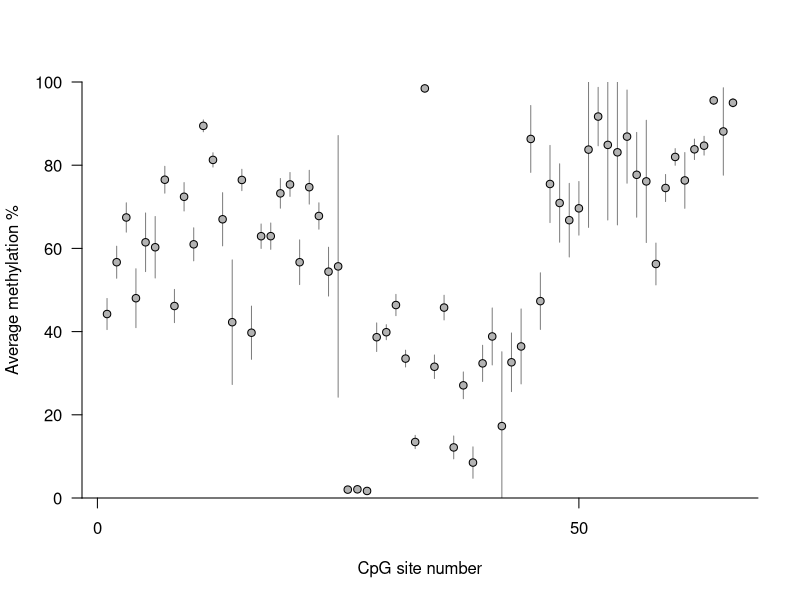
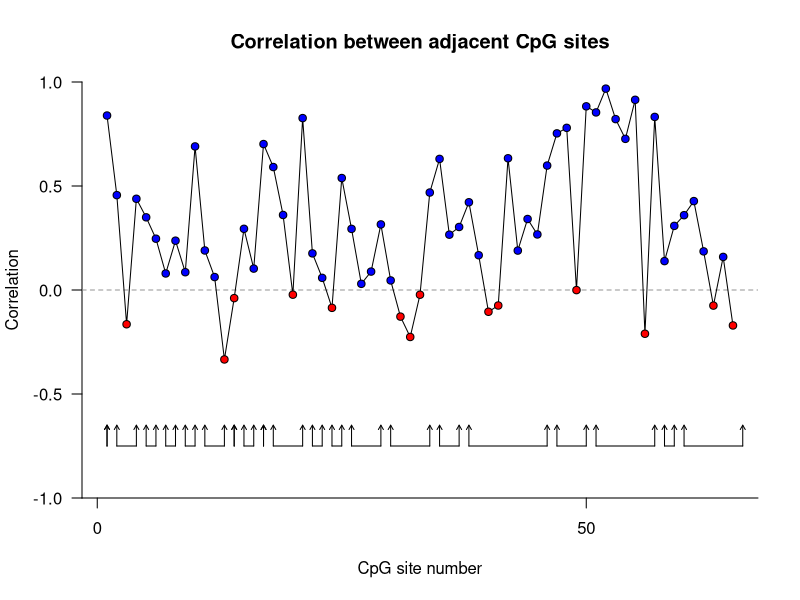
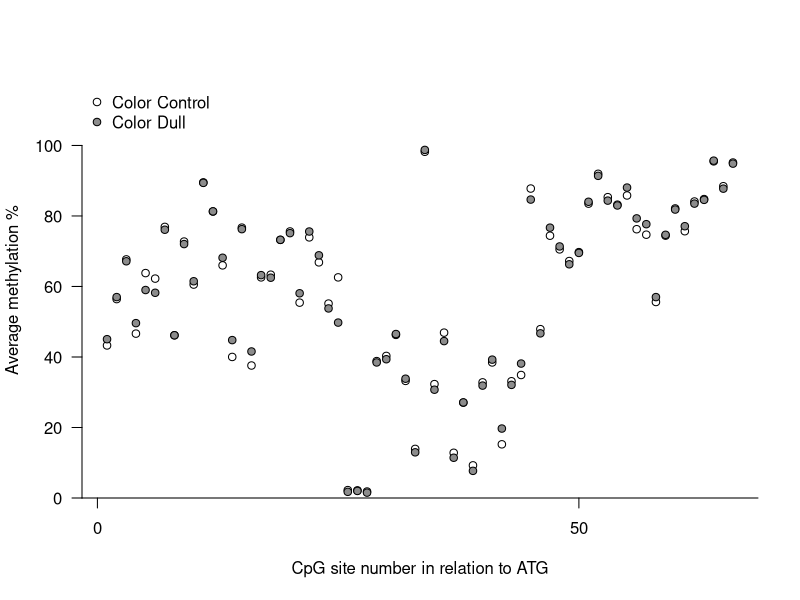
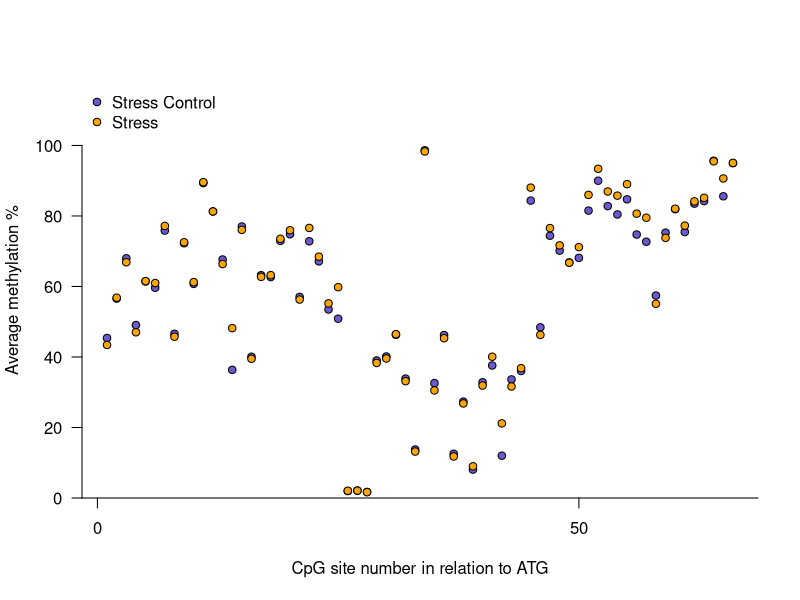
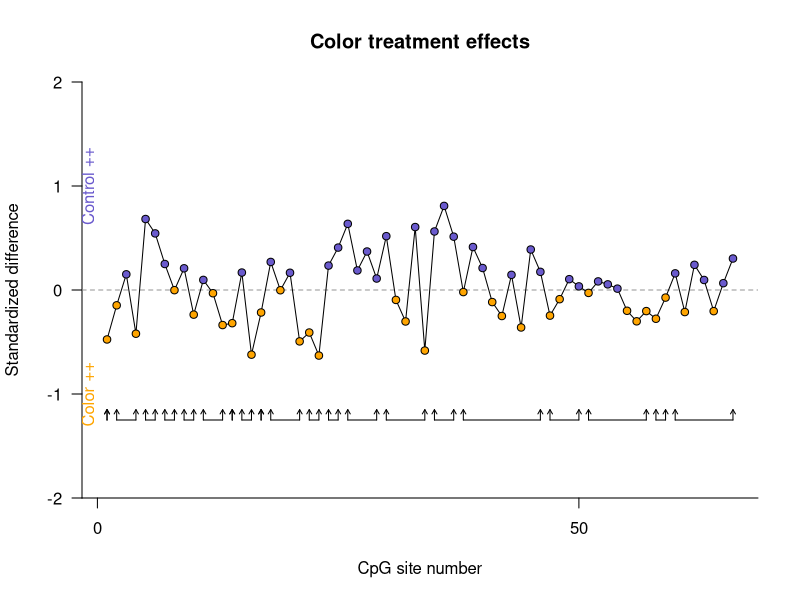
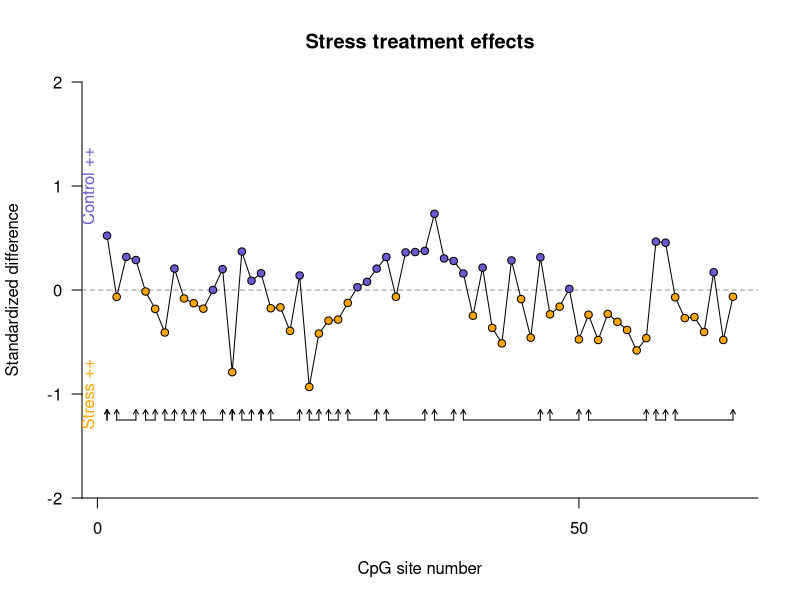
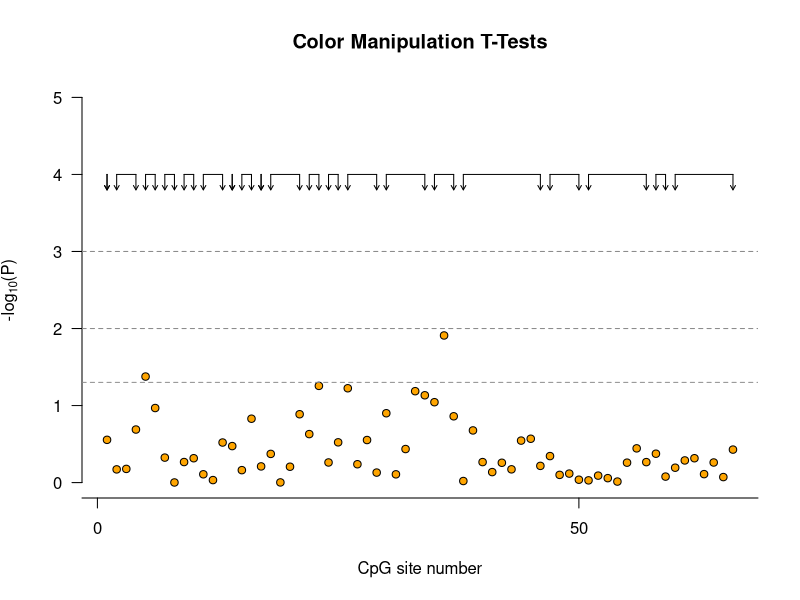
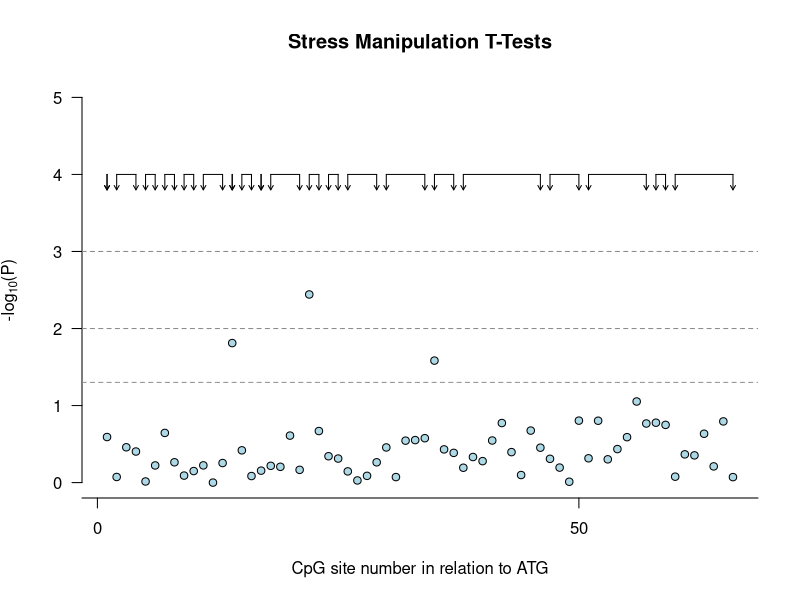

Recreate these plots in R, in order. (Note: this script raises an error after producing the figures.)
d<-read.delim("ASIP/Meth_Data.txt")
d2<-read.delim("ASIP/Align_to_ASIP.txt")

head(d2)
d2$Location<-seq(1,nrow(d2),1)

cpgnum<-66

library(car)

d$sresp1<-d$stress1-d$base1
d$sresp3<-d$stress3-d$base3
d$dresp1<-d$stress1-d$dex1
d$dresp3<-d$stress3-d$dex3
d$l_sresp1<-log(d$sresp1+6)
d$l_sresp3<-log(d$sresp3)
d$l_dresp1<-log(d$stress1)-log(d$dex1)
d$l_dresp3<-log(d$stress3)-log(d$dex3)

assays<-read.delim("ASIP/ASIP_Assay_Locs.txt")

head(assays)
# Make a barplot of percent methylation across the entire region sampled
	pdf("Output_Methylation_Profile_ASIP.pdf",width=9.5,height=4.6)
		par(fig=c(0,1,0,1))
		d3<-d2
		plot(d3$Location,d3$Meth,bty="n",ylim=c(0,100),pch=21,bg="gray70",xaxt="n",ylab="Average methylation %",
			xlab="CpG site number",type="n",las=2,yaxs="i")
		for(i in 1:nrow(d3)){
			lines(rep(d3$Location[i],2),c(d3$Meth[i]+d3$SD[i],d3$Meth[i]-d3$SD[i]),col="gray50")
		}
		points(d3$Location,d3$Meth,pch=21,bg="gray70")
		axis(1,at=c(-300,-250,-200,-150,-100,-50,0,50,100,150,200,250))
		abline(v=73.5,lty=2,col="red")

## Correlation along sites
	storagec<-rep(NA,cpgnum-1)
	for(i in 1:(cpgnum-1)){
		storagec[i]<-cor(d[,i+9],d[,i+10],use="pairwise.complete.obs")
	}

	colset<-rep(NA,cpgnum-1)
	for(i in 1:length(storagec)){
		ifelse(storagec[i]>0,colset[i]<-"blue",colset[i]<-"red")
		}

	plot(d3$Location[1:(cpgnum-1)],storagec,bty="n",ylim=c(-1,1),pch=21,bg="slateblue",xaxt="n",ylab="Correlation",
		xlab="CpG site number",type="n",las=2,yaxs="i",main="Correlation between adjacent CpG sites")
	abline(h=0,lty=2,col="gray60")
	lines(d3$Location[1:(cpgnum-1)],storagec)
	points(d3$Location[1:(cpgnum-1)],storagec,pch=21,bg=colset)

		axis(1,at=c(-300,-250,-200,-150,-100,-50,0,50,100,150,200,250))

	abline(v=73.5,lty=2,col="red")

	yer<- -.75
	len<- .1
	for(i in 1:nrow(assays)){
		arrows(assays$Start1[i],yer,y1=yer+len,angle=30,col="black",length=.05)
		arrows(assays$End1[i],yer,y1=yer+len,angle=30,col="black",length=.05)
		lines(c(assays$Start1[i],assays$End1[i]),rep(yer,2))
	}

## Color treatment
	par(fig=c(0,1,0,1))

	for(i in 1: cpgnum){
			d3$ColCont[i]<-mean(na.omit(subset(d[,i+8],d$Treat1=="Control")))
			d3$ColDull[i]<-mean(na.omit(subset(d[,i+8],d$Treat1=="Dull")))
			d3$StrCont[i]<-mean(na.omit(subset(d[,i+8],d$Treat2=="Control")))
			d3$Stress[i]<-mean(na.omit(subset(d[,i+8],d$Treat2=="Stress")))
	}

	plot(d3$Location,d3$ColCont,bty="n",ylim=c(0,118),pch=21,bg="white",xaxt="n",ylab="Average methylation %",
			xlab="CpG site number in relation to ATG",type="n",las=2,yaxs="i")
		#for(i in 1:nrow(d3)){
		#	lines(rep(d3$Location[i],2),c(d3$Meth[i]+d3$SD[i],d3$Meth[i]-d3$SD[i]),col="gray50")
		#}
		points(d3$Location,d3$ColCont,pch=21,bg="white")
		points(d3$Location,d3$ColDull,pch=21,bg="gray55")
		axis(1,at=c(-300,-250,-200,-150,-100,-50,0,50,100,150,200,250))
		lines(rep(-7.5,2),c(0,99),lty=2,col="red")
		abline(v=73.5,lty=2,col="red")

		legend("topleft",c("Color Control","Color Dull"),pch=c(21,21),pt.bg=c("white","gray55"),bty="n")


	plot(d3$Location,d3$StrCont,bty="n",ylim=c(0,118),pch=21,bg="white",xaxt="n",ylab="Average methylation %",
			xlab="CpG site number in relation to ATG",type="n",las=2,yaxs="i")
		#for(i in 1:nrow(d3)){
		#	lines(rep(d3$Location[i],2),c(d3$Meth[i]+d3$SD[i],d3$Meth[i]-d3$SD[i]),col="gray50")
		#}
		points(d3$Location,d3$StrCont,pch=21,bg="slateblue")
		points(d3$Location,d3$Stress,pch=21,bg="orange")
		axis(1,at=c(-300,-250,-200,-150,-100,-50,0,50,100,150,200,250))
		abline(v=73.5,lty=2,col="red")

		legend("topleft",c("Stress Control","Stress"),pch=c(21,21),pt.bg=c("slateblue","orange"),bty="n")

## Color treatment effect size
	par(fig=c(0,1,0,1))

	for(i in 1: cpgnum){
			d3$ColCont[i]<-mean(na.omit(subset(scale(d[,i+8]),d$Treat1=="Control")))
			d3$ColDull[i]<-mean(na.omit(subset(scale(d[,i+8]),d$Treat1=="Dull")))
			d3$StrCont[i]<-mean(na.omit(subset(scale(d[,i+8]),d$Treat2=="Control")))
			d3$Stress[i]<-mean(na.omit(subset(scale(d[,i+8]),d$Treat2=="Stress")))
	}



	d3$col.diff<-d3$ColCont-d3$ColDull
	d3$str.diff<-d3$StrCont-d3$Stress

	for(i in 1:nrow(d3)){
		ifelse(d3$col.diff[i]>0,d3$color[i]<-"slateblue",d3$color[i]<-"orange")
		}

	plot(d3$Location,d3$col.diff,bty="n",ylim=c(-2,2),pch=21,bg="slateblue",xaxt="n",ylab="Standardized difference",
		xlab="CpG site number",type="n",las=2,yaxs="i",main="Color treatment effects")
	abline(h=0,lty=2,col="gray60")
	lines(d3$Location,d3$col.diff)
	points(d3$Location,d3$col.diff,pch=21,bg=d3$color)

		axis(1,at=c(-300,-250,-200,-150,-100,-50,0,50,100,150,200,250))

	text(-1,1,"Control ++",col="slateblue",srt=90)
	text(-1,-1,"Color ++",col="orange",srt=90)

		abline(v=73.5,lty=2,col="red")

	yer<- -1.25
	len<- .1
	for(i in 1:nrow(assays)){
		arrows(assays$Start1[i],yer,y1=yer+len,angle=30,col="black",length=.05)
		arrows(assays$End1[i],yer,y1=yer+len,angle=30,col="black",length=.05)
		lines(c(assays$Start1[i],assays$End1[i]),rep(yer,2))
	}

	for(i in 1:nrow(d3)){
		ifelse(d3$str.diff[i]>0,d3$color[i]<-"slateblue",d3$color[i]<-"orange")
		}

	plot(d3$Location,d3$str.diff,bty="n",ylim=c(-2,2),pch=21,bg="slateblue",xaxt="n",ylab="Standardized difference",
		xlab="CpG site number",type="n",las=2,yaxs="i",main="Stress treatment effects")
	abline(h=0,lty=2,col="gray60")
	lines(d3$Location,d3$str.diff)
	points(d3$Location,d3$str.diff,pch=21,bg=d3$color)

		axis(1,at=c(-300,-250,-200,-150,-100,-50,0,50,100,150,200,250))

	text(-1,1,"Control ++",col="slateblue",srt=90)
	text(-1,-1,"Stress ++",col="orange",srt=90)

		yer<- -1.25
	len<- .1
	for(i in 1:nrow(assays)){
		arrows(assays$Start1[i],yer,y1=yer+len,angle=30,col="black",length=.05)
		arrows(assays$End1[i],yer,y1=yer+len,angle=30,col="black",length=.05)
		lines(c(assays$Start1[i],assays$End1[i]),rep(yer,2))
	}


## Make plot of one way t-tests for each predictor

	## Color manipulation treatment
		storagel<-rep(NA, cpgnum)
		storagep<-rep(NA, cpgnum)
		for(i in 1: cpgnum){
			test<-t.test(subset(d[,i+8],d$Treat1=="Control"),subset(d[,i+8],d$Treat1=="Dull"))
			storagel[i]<- -log(test$p.value,base=10)
			storagep[i]<-test$p.value
			}
		plot(d3$Location,storagel,pch=21,bg="orange",ylab=expression('-log'[10]*'(P)'),las=2,ylim=c(0,5),xaxt="n",
			xlab="CpG site number",bty="n",main="Color Manipulation T-Tests")
		axis(1,at=c(-300,-250,-200,-150,-100,-50,0,50,100,150,200,250))
		abline(h=1.30103,lty=2,col="gray55")
			text(-276,1.2,"P = 0.05",pos=3,col="gray35",cex=0.8)
		abline(h=2,lty=2,col="gray55")
			text(-276,1.9,"P = 0.01",pos=3,col="gray35",cex=0.8)
		abline(h=3,lty=2,col="gray55")
			text(-276,2.9,"P = 0.001",pos=3,col="gray35",cex=0.8)
			abline(v=73.5,lty=2,col="red")

			yer<- 4
	len<- -.2
	for(i in 1:nrow(assays)){
		arrows(assays$Start1[i],yer,y1=yer+len,angle=30,col="black",length=.05)
		arrows(assays$End1[i],yer,y1=yer+len,angle=30,col="black",length=.05)
		lines(c(assays$Start1[i],assays$End1[i]),rep(yer,2))
	}

	## Stress manipulation treatment
		storagel<-rep(NA, cpgnum)
		storagep<-rep(NA, cpgnum)
		for(i in 1: cpgnum){
			test<-t.test(subset(d[,i+8],d$Treat2=="Control"),subset(d[,i+8],d$Treat2=="Stress"))
			storagel[i]<- -log(test$p.value,base=10)
			storagep[i]<-test$p.value
			}
		plot(d3$Location,storagel,pch=21,bg="lightblue",ylab=expression('-log'[10]*'(P)'),las=2,ylim=c(0,5),xaxt="n",
			xlab="CpG site number in relation to ATG",bty="n",main="Stress Manipulation T-Tests")
		axis(1,at=c(-300,-250,-200,-150,-100,-50,0,50,100,150,200,250))
		abline(h=1.30103,lty=2,col="gray55")
			text(-276,1.2,"P = 0.05",pos=3,col="gray35",cex=0.8)
		abline(h=2,lty=2,col="gray55")
			text(-276,1.9,"P = 0.01",pos=3,col="gray35",cex=0.8)
		abline(h=3,lty=2,col="gray55")
			text(-276,2.9,"P = 0.001",pos=3,col="gray35",cex=0.8)
			abline(v=73.5,lty=2,col="red")

				yer<- 4
	len<- -.2
	for(i in 1:nrow(assays)){
		arrows(assays$Start1[i],yer,y1=yer+len,angle=30,col="black",length=.05)
		arrows(assays$End1[i],yer,y1=yer+len,angle=30,col="black",length=.05)
		lines(c(assays$Start1[i],assays$End1[i]),rep(yer,2))
	}

	## Age
		storagel<-rep(NA, cpgnum)
		storagep<-rep(NA, cpgnum)
		for(i in 1: cpgnum){
			test<-t.test(subset(d[,i+8],d$Age=="ASY"),subset(d[,i+8],d$Age=="SY"))
			storagel[i]<- -log(test$p.value,base=10)
			storagep[i]<-test$p.value
			}
		plot(d3$Location,storagel,pch=21,bg="yellow",ylab=expression('-log'[10]*'(P)'),las=2,ylim=c(0,5),xaxt="n",
			xlab="CpG site number in relation to ATG",bty="n",main="Age T-Tests")
		axis(1,at=c(-300,-250,-200,-150,-100,-50,0,50,100,150,200,250))
		abline(h=1.30103,lty=2,col="gray55")
			text(-276,1.2,"P = 0.05",pos=3,col="gray35",cex=0.8)
		abline(h=2,lty=2,col="gray55")
			text(-276,1.9,"P = 0.01",pos=3,col="gray35",cex=0.8)
		abline(h=3,lty=2,col="gray55")
			text(-276,2.9,"P = 0.001",pos=3,col="gray35",cex=0.8)
		abline(v=73.5,lty=2,col="red")

					yer<- 4
	len<- -.2
	for(i in 1:nrow(assays)){
		arrows(assays$Start1[i],yer,y1=yer+len,angle=30,col="black",length=.05)
		arrows(assays$End1[i],yer,y1=yer+len,angle=30,col="black",length=.05)
		lines(c(assays$Start1[i],assays$End1[i]),rep(yer,2))
	}

	## breast brightness regression
		storagel<-rep(NA, cpgnum)
		storagep<-rep(NA, cpgnum)
		storagee<-rep(NA,cpgnum)
		for(i in 1: cpgnum){
			test<-lm(d[,i+8]~d$b.bright)
			test2<-lm(scale(d[,i+8])~scale(d$b.bright))
			storagel[i]<- -log(summary(test)$coefficients[8],base=10)
			storagep[i]<-summary(test)$coefficients[8]
			storagee[i]<-coef(test2)[2]
				}
		plot(d3$Location,storagel,pch=21,bg="gray50",ylab=expression('-log'[10]*'(P)'),las=2,ylim=c(0,5),xaxt="n",
			xlab="CpG site number in relation to ATG",bty="n",main="Breast Brightness Regression")
		axis(1,at=c(-300,-250,-200,-150,-100,-50,0,50,100,150,200,250))
		abline(h=1.30103,lty=2,col="gray55")
			text(-276,1.2,"P = 0.05",pos=3,col="gray35",cex=0.8)
		abline(h=2,lty=2,col="gray55")
			text(-276,1.9,"P = 0.01",pos=3,col="gray35",cex=0.8)
		abline(h=3,lty=2,col="gray55")
			text(-276,2.9,"P = 0.001",pos=3,col="gray35",cex=0.8)
			abline(v=73.5,lty=2,col="red")


					colset<-rep(NA,length(storagee))
		for(i in 1:length(storagee)){
			ifelse(storagee[i]>0,colset[i]<-"slateblue",colset[i]<-"orange")
		}
		plot(d3$Location,storagee,pch=21,bg=colset,ylim=c(-2,2),ylab="Standardized difference",xlab="CpG number",
			xaxt="n",bty="n",main="Stress 3 Effects",las=2,type="n",yaxs="i")
		lines(d3$Location,storagee)
		points(d3$Location,storagee,pch=21,bg=colset)
		axis(1,at=c(-300,-250,-200,-150,-100,-50,0,50,100,150,200,250))
		abline(v=73.5,lty=2,col="red")
		abline(h=0,lty=2,col="gray60")

		text(-2,1,"Higher SC ++",col="slateblue",srt=90)
		text(-2,-1,"Lower SC ++",col="orange",srt=90)

						yer<- -1
	len<- .1
	for(i in 1:nrow(assays)){
		arrows(assays$Start1[i],yer,y1=yer+len,angle=30,col="black",length=.05)
		arrows(assays$End1[i],yer,y1=yer+len,angle=30,col="black",length=.05)
		lines(c(assays$Start1[i],assays$End1[i]),rep(yer,2))
	}

	## base cort 1
		storagel<-rep(NA, cpgnum)
		storagep<-rep(NA, cpgnum)
		for(i in 1: cpgnum){
			test<-lm(d[,i+8]~d$base1)
			storagel[i]<- -log(summary(test)$coefficients[8],base=10)
			storagep[i]<-summary(test)$coefficients[8]
				}
		plot(d3$Location,storagel,pch=21,bg="gray50",ylab=expression('-log'[10]*'(P)'),las=2,ylim=c(0,5),xaxt="n",
			xlab="CpG site number in relation to ATG",bty="n",main="Base Cort 1")
		axis(1,at=c(-300,-250,-200,-150,-100,-50,0,50,100,150,200,250))
		abline(h=1.30103,lty=2,col="gray55")
			text(-276,1.2,"P = 0.05",pos=3,col="gray35",cex=0.8)
		abline(h=2,lty=2,col="gray55")
			text(-276,1.9,"P = 0.01",pos=3,col="gray35",cex=0.8)
		abline(h=3,lty=2,col="gray55")
			text(-276,2.9,"P = 0.001",pos=3,col="gray35",cex=0.8)
			abline(v=73.5,lty=2,col="red")

	## stress cort 1
		storagel<-rep(NA, cpgnum)
		storagep<-rep(NA, cpgnum)
		for(i in 1: cpgnum){
			test<-lm(d[,i+8]~d$stress1)
			storagel[i]<- -log(summary(test)$coefficients[8],base=10)
			storagep[i]<-summary(test)$coefficients[8]
				}
		plot(d3$Location,storagel,pch=21,bg="gray50",ylab=expression('-log'[10]*'(P)'),las=2,ylim=c(0,5),xaxt="n",
			xlab="CpG site number in relation to ATG",bty="n",main="Stress Cort 1")
		axis(1,at=c(-300,-250,-200,-150,-100,-50,0,50,100,150,200,250))
		abline(h=1.30103,lty=2,col="gray55")
			text(-276,1.2,"P = 0.05",pos=3,col="gray35",cex=0.8)
		abline(h=2,lty=2,col="gray55")
			text(-276,1.9,"P = 0.01",pos=3,col="gray35",cex=0.8)
		abline(h=3,lty=2,col="gray55")
			text(-276,2.9,"P = 0.001",pos=3,col="gray35",cex=0.8)
			abline(v=73.5,lty=2,col="red")

	## dex cort 1
		storagel<-rep(NA, cpgnum)
		storagep<-rep(NA, cpgnum)
		for(i in 1: cpgnum){
			test<-lm(d[,i+8]~d$dex1)
			storagel[i]<- -log(summary(test)$coefficients[8],base=10)
			storagep[i]<-summary(test)$coefficients[8]
				}
		plot(d3$Location,storagel,pch=21,bg="gray50",ylab=expression('-log'[10]*'(P)'),las=2,ylim=c(0,5),xaxt="n",
			xlab="CpG site number in relation to ATG",bty="n",main="Dex Cort 1")
		axis(1,at=c(-300,-250,-200,-150,-100,-50,0,50,100,150,200,250))
		abline(h=1.30103,lty=2,col="gray55")
			text(-276,1.2,"P = 0.05",pos=3,col="gray35",cex=0.8)
		abline(h=2,lty=2,col="gray55")
			text(-276,1.9,"P = 0.01",pos=3,col="gray35",cex=0.8)
		abline(h=3,lty=2,col="gray55")
			text(-276,2.9,"P = 0.001",pos=3,col="gray35",cex=0.8)
			abline(v=73.5,lty=2,col="red")

	## base cort 2
		storagel<-rep(NA, cpgnum)
		storagep<-rep(NA, cpgnum)
		for(i in 1: cpgnum){
			test<-lm(d[,i+8]~d$base2)
			storagel[i]<- -log(summary(test)$coefficients[8],base=10)
			storagep[i]<-summary(test)$coefficients[8]
				}
		plot(d3$Location,storagel,pch=21,bg="gray50",ylab=expression('-log'[10]*'(P)'),las=2,ylim=c(0,5),xaxt="n",
			xlab="CpG site number in relation to ATG",bty="n",main="Base Cort 2")
		axis(1,at=c(-300,-250,-200,-150,-100,-50,0,50,100,150,200,250))
		abline(h=1.30103,lty=2,col="gray55")
			text(-276,1.2,"P = 0.05",pos=3,col="gray35",cex=0.8)
		abline(h=2,lty=2,col="gray55")
			text(-276,1.9,"P = 0.01",pos=3,col="gray35",cex=0.8)
		abline(h=3,lty=2,col="gray55")
			text(-276,2.9,"P = 0.001",pos=3,col="gray35",cex=0.8)
			abline(v=73.5,lty=2,col="red")

	## base cort 3
		storagel<-rep(NA, cpgnum)
		storagep<-rep(NA, cpgnum)
		for(i in 1: cpgnum){
			test<-lm(d[,i+8]~d$base3)
			storagel[i]<- -log(summary(test)$coefficients[8],base=10)
			storagep[i]<-summary(test)$coefficients[8]
				}
		plot(d3$Location,storagel,pch=21,bg="gray50",ylab=expression('-log'[10]*'(P)'),las=2,ylim=c(0,5),xaxt="n",
			xlab="CpG site number in relation to ATG",bty="n",main="Base Cort 3")
		axis(1,at=c(-300,-250,-200,-150,-100,-50,0,50,100,150,200,250))
		abline(h=1.30103,lty=2,col="gray55")
			text(-276,1.2,"P = 0.05",pos=3,col="gray35",cex=0.8)
		abline(h=2,lty=2,col="gray55")
			text(-276,1.9,"P = 0.01",pos=3,col="gray35",cex=0.8)
		abline(h=3,lty=2,col="gray55")
			text(-276,2.9,"P = 0.001",pos=3,col="gray35",cex=0.8)
			abline(v=73.5,lty=2,col="red")

	## stress cort 3
		storagel<-rep(NA, cpgnum)
		storagep<-rep(NA, cpgnum)
		storagee<-rep(NA,cpgnum)
		for(i in 1: cpgnum){
			test<-lm(d[,i+8]~d$stress3)
			test2<-lm(scale(d[,i+8])~scale(d$stress3))
			storagel[i]<- -log(summary(test)$coefficients[8],base=10)
			storagep[i]<-summary(test)$coefficients[8]
			storagee[i]<-coef(test2)[2]
				}
		plot(d3$Location,storagel,pch=21,bg="gray50",ylab=expression('-log'[10]*'(P)'),las=2,ylim=c(0,5),xaxt="n",
			xlab="CpG site number in relation to ATG",bty="n",main="Stress Cort 3")
		axis(1,at=c(-300,-250,-200,-150,-100,-50,0,50,100,150,200,250))
		abline(h=1.30103,lty=2,col="gray55")
			text(-276,1.2,"P = 0.05",pos=3,col="gray35",cex=0.8)
		abline(h=2,lty=2,col="gray55")
			text(-276,1.9,"P = 0.01",pos=3,col="gray35",cex=0.8)
		abline(h=3,lty=2,col="gray55")
			text(-276,2.9,"P = 0.001",pos=3,col="gray35",cex=0.8)
			abline(v=73.5,lty=2,col="red")

		for(i in 1:nrow(assays)){
		arrows(assays$Start1[i],yer,y1=yer+len,angle=30,col="black",length=.05)
		arrows(assays$End1[i],yer,y1=yer+len,angle=30,col="black",length=.05)
		lines(c(assays$Start1[i],assays$End1[i]),rep(yer,2))
	}

				colset<-rep(NA,length(storagee))
		for(i in 1:length(storagee)){
			ifelse(storagee[i]>0,colset[i]<-"slateblue",colset[i]<-"orange")
		}
		plot(d3$Location,storagee,pch=21,bg=colset,ylim=c(-2,2),ylab="Standardized difference",xlab="CpG number",
			xaxt="n",bty="n",main="Stress 3 Effects",las=2,type="n",yaxs="i")
		lines(d3$Location,storagee)
		points(d3$Location,storagee,pch=21,bg=colset)
		axis(1,at=c(-300,-250,-200,-150,-100,-50,0,50,100,150,200,250))
		abline(v=73.5,lty=2,col="red")
		abline(h=0,lty=2,col="gray60")

		text(-2,1,"Higher SC ++",col="slateblue",srt=90)
		text(-2,-1,"Lower SC ++",col="orange",srt=90)

						yer<- -1
	len<- .1
	for(i in 1:nrow(assays)){
		arrows(assays$Start1[i],yer,y1=yer+len,angle=30,col="black",length=.05)
		arrows(assays$End1[i],yer,y1=yer+len,angle=30,col="black",length=.05)
		lines(c(assays$Start1[i],assays$End1[i]),rep(yer,2))
	}


	## dex cort 3
		storagel<-rep(NA, cpgnum)
		storagep<-rep(NA, cpgnum)
		for(i in 1: cpgnum){
			test<-lm(d[,i+8]~d$dex3)
			storagel[i]<- -log(summary(test)$coefficients[8],base=10)
			storagep[i]<-summary(test)$coefficients[8]
				}
		plot(d3$Location,storagel,pch=21,bg="gray50",ylab=expression('-log'[10]*'(P)'),las=2,ylim=c(0,5),xaxt="n",
			xlab="CpG site number in relation to ATG",bty="n",main="Dex Cort 3")
		axis(1,at=c(-300,-250,-200,-150,-100,-50,0,50,100,150,200,250))
		abline(h=1.30103,lty=2,col="gray55")
			text(-276,1.2,"P = 0.05",pos=3,col="gray35",cex=0.8)
		abline(h=2,lty=2,col="gray55")
			text(-276,1.9,"P = 0.01",pos=3,col="gray35",cex=0.8)
		abline(h=3,lty=2,col="gray55")
			text(-276,2.9,"P = 0.001",pos=3,col="gray35",cex=0.8)
			abline(v=73.5,lty=2,col="red")

	## sresp1
		storagel<-rep(NA, cpgnum)
		storagep<-rep(NA, cpgnum)
		for(i in 1: cpgnum){
			test<-lm(d[,i+8]~d$sresp1)
			storagel[i]<- -log(summary(test)$coefficients[8],base=10)
			storagep[i]<-summary(test)$coefficients[8]
				}
		plot(d3$Location,storagel,pch=21,bg="gray50",ylab=expression('-log'[10]*'(P)'),las=2,ylim=c(0,5),xaxt="n",
			xlab="CpG site number in relation to ATG",bty="n",main="Stress response 1")
		axis(1,at=c(-300,-250,-200,-150,-100,-50,0,50,100,150,200,250))
		abline(h=1.30103,lty=2,col="gray55")
			text(-276,1.2,"P = 0.05",pos=3,col="gray35",cex=0.8)
		abline(h=2,lty=2,col="gray55")
			text(-276,1.9,"P = 0.01",pos=3,col="gray35",cex=0.8)
		abline(h=3,lty=2,col="gray55")
			text(-276,2.9,"P = 0.001",pos=3,col="gray35",cex=0.8)
			abline(v=73.5,lty=2,col="red")

	## sresp1
		storagel<-rep(NA, cpgnum)
		storagep<-rep(NA, cpgnum)
		for(i in 1: cpgnum){
			test<-lm(d[,i+8]~d$sresp3)
			storagel[i]<- -log(summary(test)$coefficients[8],base=10)
			storagep[i]<-summary(test)$coefficients[8]
				}
		plot(d3$Location,storagel,pch=21,bg="gray50",ylab=expression('-log'[10]*'(P)'),las=2,ylim=c(0,5),xaxt="n",
			xlab="CpG site number in relation to ATG",bty="n",main="Stress response 3")
		axis(1,at=c(-300,-250,-200,-150,-100,-50,0,50,100,150,200,250))
		abline(h=1.30103,lty=2,col="gray55")
			text(-276,1.2,"P = 0.05",pos=3,col="gray35",cex=0.8)
		abline(h=2,lty=2,col="gray55")
			text(-276,1.9,"P = 0.01",pos=3,col="gray35",cex=0.8)
		abline(h=3,lty=2,col="gray55")
			text(-276,2.9,"P = 0.001",pos=3,col="gray35",cex=0.8)
			abline(v=73.5,lty=2,col="red")

	## log sresp1
		storagel<-rep(NA, cpgnum)
		storagep<-rep(NA, cpgnum)
		for(i in 1: cpgnum){
			test<-lm(d[,i+8]~d$l_sresp1)
			storagel[i]<- -log(summary(test)$coefficients[8],base=10)
			storagep[i]<-summary(test)$coefficients[8]
				}
		plot(d3$Location,storagel,pch=21,bg="gray50",ylab=expression('-log'[10]*'(P)'),las=2,ylim=c(0,5),xaxt="n",
			xlab="CpG site number in relation to ATG",bty="n",main="Log Stress response 1")
		axis(1,at=c(-300,-250,-200,-150,-100,-50,0,50,100,150,200,250))
		abline(h=1.30103,lty=2,col="gray55")
			text(-276,1.2,"P = 0.05",pos=3,col="gray35",cex=0.8)
		abline(h=2,lty=2,col="gray55")
			text(-276,1.9,"P = 0.01",pos=3,col="gray35",cex=0.8)
		abline(h=3,lty=2,col="gray55")
			text(-276,2.9,"P = 0.001",pos=3,col="gray35",cex=0.8)
			abline(v=73.5,lty=2,col="red")

	## log sresp3
		storagel<-rep(NA, cpgnum)
		storagep<-rep(NA, cpgnum)
		for(i in 1: cpgnum){
			test<-lm(d[,i+8]~d$l_sresp3)
			storagel[i]<- -log(summary(test)$coefficients[8],base=10)
			storagep[i]<-summary(test)$coefficients[8]
				}
		plot(d3$Location,storagel,pch=21,bg="gray50",ylab=expression('-log'[10]*'(P)'),las=2,ylim=c(0,5),xaxt="n",
			xlab="CpG site number in relation to ATG",bty="n",main="Log Stress response 3")
		axis(1,at=c(-300,-250,-200,-150,-100,-50,0,50,100,150,200,250))
		abline(h=1.30103,lty=2,col="gray55")
			text(-276,1.2,"P = 0.05",pos=3,col="gray35",cex=0.8)
		abline(h=2,lty=2,col="gray55")
			text(-276,1.9,"P = 0.01",pos=3,col="gray35",cex=0.8)
		abline(h=3,lty=2,col="gray55")
			text(-276,2.9,"P = 0.001",pos=3,col="gray35",cex=0.8)
			abline(v=73.5,lty=2,col="red")

	## dresp1
		storagel<-rep(NA, cpgnum)
		storagep<-rep(NA, cpgnum)
		for(i in 1: cpgnum){
			test<-lm(d[,i+8]~d$dresp1)
			storagel[i]<- -log(summary(test)$coefficients[8],base=10)
			storagep[i]<-summary(test)$coefficients[8]
				}
		plot(d3$Location,storagel,pch=21,bg="gray50",ylab=expression('-log'[10]*'(P)'),las=2,ylim=c(0,5),xaxt="n",
			xlab="CpG site number in relation to ATG",bty="n",main="Dex response 1")
		axis(1,at=c(-300,-250,-200,-150,-100,-50,0,50,100,150,200,250))
		abline(h=1.30103,lty=2,col="gray55")
			text(-276,1.2,"P = 0.05",pos=3,col="gray35",cex=0.8)
		abline(h=2,lty=2,col="gray55")
			text(-276,1.9,"P = 0.01",pos=3,col="gray35",cex=0.8)
		abline(h=3,lty=2,col="gray55")
			text(-276,2.9,"P = 0.001",pos=3,col="gray35",cex=0.8)
			abline(v=73.5,lty=2,col="red")

	## dresp3
		storagel<-rep(NA, cpgnum)
		storagep<-rep(NA, cpgnum)
		for(i in 1: cpgnum){
			test<-lm(d[,i+8]~d$dresp3)
			storagel[i]<- -log(summary(test)$coefficients[8],base=10)
			storagep[i]<-summary(test)$coefficients[8]
				}
		plot(d3$Location,storagel,pch=21,bg="gray50",ylab=expression('-log'[10]*'(P)'),las=2,ylim=c(0,5),xaxt="n",
			xlab="CpG site number in relation to ATG",bty="n",main="Dex response 3")
		axis(1,at=c(-300,-250,-200,-150,-100,-50,0,50,100,150,200,250))
		abline(h=1.30103,lty=2,col="gray55")
			text(-276,1.2,"P = 0.05",pos=3,col="gray35",cex=0.8)
		abline(h=2,lty=2,col="gray55")
			text(-276,1.9,"P = 0.01",pos=3,col="gray35",cex=0.8)
		abline(h=3,lty=2,col="gray55")
			text(-276,2.9,"P = 0.001",pos=3,col="gray35",cex=0.8)
			abline(v=73.5,lty=2,col="red")

	## log dresp1
		storagel<-rep(NA, cpgnum)
		storagep<-rep(NA, cpgnum)
		for(i in 1: cpgnum){
			test<-lm(d[,i+8]~d$l_dresp1)
			storagel[i]<- -log(summary(test)$coefficients[8],base=10)
			storagep[i]<-summary(test)$coefficients[8]
				}
		plot(d3$Location,storagel,pch=21,bg="gray50",ylab=expression('-log'[10]*'(P)'),las=2,ylim=c(0,5.5),xaxt="n",
			xlab="CpG site number in relation to ATG",bty="n",main="Log Dex response 1")
		axis(1,at=c(-300,-250,-200,-150,-100,-50,0,50,100,150,200,250))
		abline(h=1.30103,lty=2,col="gray55")
			text(-276,1.2,"P = 0.05",pos=3,col="gray35",cex=0.8)
		abline(h=2,lty=2,col="gray55")
			text(-276,1.9,"P = 0.01",pos=3,col="gray35",cex=0.8)
		abline(h=3,lty=2,col="gray55")
			text(-276,2.9,"P = 0.001",pos=3,col="gray35",cex=0.8)
			abline(v=73.5,lty=2,col="red")

	## log dresp3
		storagel<-rep(NA, cpgnum)
		storagep<-rep(NA, cpgnum)
		for(i in 1: cpgnum){
			test<-lm(d[,i+8]~d$l_dresp3)
			storagel[i]<- -log(summary(test)$coefficients[8],base=10)
			storagep[i]<-summary(test)$coefficients[8]
				}
		plot(d3$Location,storagel,pch=21,bg="gray50",ylab=expression('-log'[10]*'(P)'),las=2,ylim=c(0,5),xaxt="n",
			xlab="CpG site number in relation to ATG",bty="n",main="Log Dex response 3")
		axis(1,at=c(-300,-250,-200,-150,-100,-50,0,50,100,150,200,250))
		abline(h=1.30103,lty=2,col="gray55")
			text(-276,1.2,"P = 0.05",pos=3,col="gray35",cex=0.8)
		abline(h=2,lty=2,col="gray55")
			text(-276,1.9,"P = 0.01",pos=3,col="gray35",cex=0.8)
		abline(h=3,lty=2,col="gray55")
			text(-276,2.9,"P = 0.001",pos=3,col="gray35",cex=0.8)
			abline(v=73.5,lty=2,col="red")

## Run as more complicated models

	# main effects base, stress, dex capture 1
		storagel1<-rep(NA, cpgnum)
		storagel2<-rep(NA, cpgnum)
		storagel3<-rep(NA, cpgnum)

		for(i in 1: cpgnum){
			test<-summary(lm(d[,i+8]~d$base1+d$stress1+d$dex1))
			storagel1[i]<- -log(test$coefficients[2,4],base=10)
			storagel2[i]<- -log(test$coefficients[3,4],base=10)
			storagel3[i]<- -log(test$coefficients[4,4],base=10)
				}
		plot(d3$Location,storagel1,pch=21,bg="orange",ylab=expression('-log'[10]*'(P)'),las=2,ylim=c(0,4.5),xaxt="n",
			xlab="CpG site number in relation to ATG",bty="n",main="Stress series 1")
		points(d3$Location+0.1,storagel2,pch=21,bg="lightblue")
		points(d3$Location-0.1,storagel3,pch=21,bg="violet")
		axis(1,at=c(-300,-250,-200,-150,-100,-50,0,50,100,150,200,250))
		abline(h=1.30103,lty=2,col="gray55")
			text(-276,1.2,"P = 0.05",pos=3,col="gray35",cex=0.8)
		abline(h=2,lty=2,col="gray55")
			text(-276,1.9,"P = 0.01",pos=3,col="gray35",cex=0.8)
		abline(h=3,lty=2,col="gray55")
			text(-276,2.9,"P = 0.001",pos=3,col="gray35",cex=0.8)
			abline(v=73.5,lty=2,col="red")

		legend("topright",c("Base","Stress","Dex"),pch=21,
			pt.bg=c("orange","lightblue","violet"),bty="n")

	# Interaction between base, stress, dex
		storagel1<-rep(NA, cpgnum)
		storagel2<-rep(NA, cpgnum)
		storagel3<-rep(NA, cpgnum)
		storagel4<-rep(NA, cpgnum)
		storagel5<-rep(NA, cpgnum)
		storagel6<-rep(NA, cpgnum)
		for(i in 1: cpgnum){
			test<-summary(lm(d[,i+8]~d$base1*d$stress1+d$base1*d$dex1+d$stress1*d$dex1))
			storagel1[i]<- -log(test$coefficients[2,4],base=10)
			storagel2[i]<- -log(test$coefficients[3,4],base=10)
			storagel3[i]<- -log(test$coefficients[4,4],base=10)
			storagel4[i]<- -log(test$coefficients[5,4],base=10)
			storagel5[i]<- -log(test$coefficients[6,4],base=10)
			storagel6[i]<- -log(test$coefficients[7,4],base=10)
				}
		plot(d3$Location,storagel1,pch=21,bg="orange",ylab=expression('-log'[10]*'(P)'),las=2,ylim=c(0,4),xaxt="n",
			xlab="CpG site number in relation to ATG",bty="n",main="Stress series 1 with interactions")
		points(d3$Location+0.1,storagel2,pch=21,bg="lightblue")
		points(d3$Location-0.1,storagel3,pch=21,bg="violet")
		points(d3$Location+0.1,storagel4,pch=21,bg="gray")
		points(d3$Location-0.1,storagel5,pch=21,bg="white")
		points(d3$Location-0.1,storagel6,pch=21,bg="pink")
		axis(1,at=c(-300,-250,-200,-150,-100,-50,0,50,100,150,200,250))
		abline(h=1.30103,lty=2,col="gray55")
			text(-276,1.2,"P = 0.05",pos=3,col="gray35",cex=0.8)
		abline(h=2,lty=2,col="gray55")
			text(-276,1.9,"P = 0.01",pos=3,col="gray35",cex=0.8)
		abline(h=3,lty=2,col="gray55")
			text(-276,2.9,"P = 0.001",pos=3,col="gray35",cex=0.8)
			abline(v=73.5,lty=2,col="red")

		legend("topright",c("Base","Stress","Dex","Base*Stress","Base*Dex","Stress*Dex"),pch=21,
			pt.bg=c("orange","lightblue","violet","gray","white","pink"),bty="n")

	# main effects base, stress, dex capture 2
		storagel1<-rep(NA, cpgnum)
		storagel2<-rep(NA, cpgnum)
		storagel3<-rep(NA, cpgnum)

		for(i in 1: cpgnum){
			test<-summary(lm(d[,i+8]~d$base3+d$stress3+d$dex3))
			storagel1[i]<- -log(test$coefficients[2,4],base=10)
			storagel2[i]<- -log(test$coefficients[3,4],base=10)
			storagel3[i]<- -log(test$coefficients[4,4],base=10)
				}
		plot(d3$Location,storagel1,pch=21,bg="orange",ylab=expression('-log'[10]*'(P)'),las=2,ylim=c(0,4.5),xaxt="n",
			xlab="CpG site number in relation to ATG",bty="n",main="Stress series 3")
		points(d3$Location+0.1,storagel2,pch=21,bg="lightblue")
		points(d3$Location-0.1,storagel3,pch=21,bg="violet")
		axis(1,at=c(-300,-250,-200,-150,-100,-50,0,50,100,150,200,250))
		abline(h=1.30103,lty=2,col="gray55")
			text(-276,1.2,"P = 0.05",pos=3,col="gray35",cex=0.8)
		abline(h=2,lty=2,col="gray55")
			text(-276,1.9,"P = 0.01",pos=3,col="gray35",cex=0.8)
		abline(h=3,lty=2,col="gray55")
			text(-276,2.9,"P = 0.001",pos=3,col="gray35",cex=0.8)
			abline(v=73.5,lty=2,col="red")

		legend("topright",c("Base","Stress","Dex"),pch=21,
			pt.bg=c("orange","lightblue","violet"),bty="n")

	# Interaction between base, stress, dex capture 2
		storagel1<-rep(NA, cpgnum)
		storagel2<-rep(NA, cpgnum)
		storagel3<-rep(NA, cpgnum)
		storagel4<-rep(NA, cpgnum)
		storagel5<-rep(NA, cpgnum)
		storagel6<-rep(NA, cpgnum)
		for(i in 1: cpgnum){
			test<-summary(lm(d[,i+8]~d$base3*d$stress3+d$base3*d$dex3+d$stress3*d$dex3))
			storagel1[i]<- -log(test$coefficients[2,4],base=10)
			storagel2[i]<- -log(test$coefficients[3,4],base=10)
			storagel3[i]<- -log(test$coefficients[4,4],base=10)
			storagel4[i]<- -log(test$coefficients[5,4],base=10)
			storagel5[i]<- -log(test$coefficients[6,4],base=10)
			storagel6[i]<- -log(test$coefficients[7,4],base=10)
				}
		plot(d3$Location,storagel1,pch=21,bg="orange",ylab=expression('-log'[10]*'(P)'),las=2,ylim=c(0,4.5),xaxt="n",
			xlab="CpG site number in relation to ATG",bty="n",main="Stress series 3 with interactions")
		points(d3$Location+0.1,storagel2,pch=21,bg="lightblue")
		points(d3$Location-0.1,storagel3,pch=21,bg="violet")
		points(d3$Location+0.1,storagel4,pch=21,bg="gray")
		points(d3$Location-0.1,storagel5,pch=21,bg="white")
		points(d3$Location-0.1,storagel6,pch=21,bg="pink")
		axis(1,at=c(-300,-250,-200,-150,-100,-50,0,50,100,150,200,250))
		abline(h=1.30103,lty=2,col="gray55")
			text(-276,1.2,"P = 0.05",pos=3,col="gray35",cex=0.8)
		abline(h=2,lty=2,col="gray55")
			text(-276,1.9,"P = 0.01",pos=3,col="gray35",cex=0.8)
		abline(h=3,lty=2,col="gray55")
			text(-276,2.9,"P = 0.001",pos=3,col="gray35",cex=0.8)
			abline(v=73.5,lty=2,col="red")

		legend("topright",c("Base","Stress","Dex","Base*Stress","Base*Dex","Stress*Dex"),pch=21,
			pt.bg=c("orange","lightblue","violet","gray","white","pink"),bty="n")

	# Two way ANOVA with the two treatments
		storagel1<-rep(NA, cpgnum)
		storagel2<-rep(NA, cpgnum)
		two.way.mods<-list()
		two.way.mods2<-list()
		for(i in 1: cpgnum){
			test<-Anova(lm(d[,i+8]~d$Treat1+d$Treat2),type="III")
			test2<-summary(lm(d[,i+8]~d$Treat1+d$Treat2))
			storagel1[i]<- -log(test["Pr(>F)"][2,1],base=10)
			storagel2[i]<- -log(test["Pr(>F)"][3,1],base=10)
			two.way.mods[[i]]<-test
			two.way.mods2[[i]]<-test2
				}
		plot(d3$Location,storagel1,pch=21,bg="orange",ylab=expression('-log'[10]*'(P)'),las=2,ylim=c(0,4),xaxt="n",
			xlab="CpG site number in relation to ATG",bty="n",main="Two-way ANOVA Color + Stress Manipulations")
		points(d3$Location+0.1,storagel2,pch=21,bg="lightblue")
		axis(1,at=c(-300,-250,-200,-150,-100,-50,0,50,100,150,200,250))
		abline(h=1.30103,lty=2,col="gray55")
			text(-276,1.2,"P = 0.05",pos=3,col="gray35",cex=0.8)
		abline(h=2,lty=2,col="gray55")
			text(-276,1.9,"P = 0.01",pos=3,col="gray35",cex=0.8)
		abline(h=3,lty=2,col="gray55")
			text(-276,2.9,"P = 0.001",pos=3,col="gray35",cex=0.8)
			abline(v=73.5,lty=2,col="red")

		legend("topright",c("Color treatment","Stress treatment"),pch=21,pt.bg=c("orange","lightblue"),bty="n")


	## Interaction between the two treatments
		storagel1<-rep(NA, cpgnum)
		storagel2<-rep(NA, cpgnum)
		storagel3<-rep(NA, cpgnum)
		for(i in 1: cpgnum){
			test<-Anova(lm(d[,i+8]~d$Treat1*d$Treat2),type="III")
			storagel1[i]<- -log(test["Pr(>F)"][2,1],base=10)
			storagel2[i]<- -log(test["Pr(>F)"][3,1],base=10)
			storagel3[i]<- -log(test["Pr(>F)"][4,1],base=10)
				}
		plot(d3$Location,storagel1,pch=21,bg="orange",ylab=expression('-log'[10]*'(P)'),las=2,ylim=c(0,4),xaxt="n",
			xlab="CpG site number in relation to ATG",bty="n",main="Two-way ANOVA Color*Stress Manipulations")
		points(d3$Location+0.1,storagel2,pch=21,bg="lightblue")
		points(d3$Location-0.1,storagel3,pch=21,bg="violet")
		axis(1,at=c(-300,-250,-200,-150,-100,-50,0,50,100,150,200,250))
		abline(h=1.30103,lty=2,col="gray55")
			text(-276,1.2,"P = 0.05",pos=3,col="gray35",cex=0.8)
		abline(h=2,lty=2,col="gray55")
			text(-276,1.9,"P = 0.01",pos=3,col="gray35",cex=0.8)
		abline(h=3,lty=2,col="gray55")
			text(-276,2.9,"P = 0.001",pos=3,col="gray35",cex=0.8)
			abline(v=73.5,lty=2,col="red")

		legend("topright",c("Color treatment","Stress treatment","Color*Stress"),pch=21,
			pt.bg=c("orange","lightblue","violet"),bty="n")

	## Interaction between the two treatments
		storagel1<-rep(NA, cpgnum)
		storagel2<-rep(NA, cpgnum)
		storagel3<-rep(NA, cpgnum)
		storagel4<-rep(NA, cpgnum)
		for(i in 1: cpgnum){
			test<-Anova(lm(d[,i+8]~d$Treat1*d$Treat2+d$b.bright),type="III")
			storagel1[i]<- -log(test["Pr(>F)"][2,1],base=10)
			storagel2[i]<- -log(test["Pr(>F)"][3,1],base=10)
			storagel3[i]<- -log(test["Pr(>F)"][5,1],base=10)
			storagel4[i]<- -log(test["Pr(>F)"][4,1],base=10)
				}
		plot(d3$Location,storagel1,pch=21,bg="orange",ylab=expression('-log'[10]*'(P)'),las=2,ylim=c(0,4),xaxt="n",
			xlab="CpG site number in relation to ATG",bty="n",main="Two-way ANOVA Color*Stress + Breast Brightness")
		points(d3$Location+0.1,storagel2,pch=21,bg="lightblue")
		points(d3$Location-0.1,storagel3,pch=21,bg="violet")
		points(d3$Location,storagel4,pch=21,bg="gray55")
		axis(1,at=c(-300,-250,-200,-150,-100,-50,0,50,100,150,200,250))
		abline(h=1.30103,lty=2,col="gray55")
			text(-276,1.2,"P = 0.05",pos=3,col="gray35",cex=0.8)
		abline(h=2,lty=2,col="gray55")
			text(-276,1.9,"P = 0.01",pos=3,col="gray35",cex=0.8)
		abline(h=3,lty=2,col="gray55")
			text(-276,2.9,"P = 0.001",pos=3,col="gray35",cex=0.8)
			abline(v=73.5,lty=2,col="red")

		legend("topright",c("Color treatment","Stress treatment","Color*Stress","Breast brightness"),pch=21,
			pt.bg=c("orange","lightblue","violet","gray55"),bty="n")

	## Interaction between the two treatments
		storagel1<-rep(NA, cpgnum)
		storagel2<-rep(NA, cpgnum)
		storagel3<-rep(NA, cpgnum)
		storagel4<-rep(NA, cpgnum)
		storagel5<-rep(NA, cpgnum)
		storagel6<-rep(NA, cpgnum)
		for(i in 1: cpgnum){
			test<-Anova(lm(d[,i+8]~d$Treat1*d$Treat2+d$b.bright*d$Treat1+d$b.bright*d$Treat2),type="III")
			storagel1[i]<- -log(test["Pr(>F)"][2,1],base=10)
			storagel2[i]<- -log(test["Pr(>F)"][3,1],base=10)
			storagel3[i]<- -log(test["Pr(>F)"][5,1],base=10)
			storagel4[i]<- -log(test["Pr(>F)"][4,1],base=10)
			storagel5[i]<- -log(test["Pr(>F)"][6,1],base=10)
			storagel6[i]<- -log(test["Pr(>F)"][7,1],base=10)
				}
		plot(d3$Location,storagel1,pch=21,bg="orange",ylab=expression('-log'[10]*'(P)'),las=2,ylim=c(0,4),xaxt="n",
			xlab="CpG site number in relation to ATG",bty="n",main="Two-way ANOVA Color*Stress + Breast*Treatments")
		points(d3$Location+0.1,storagel2,pch=21,bg="lightblue")
		points(d3$Location-0.1,storagel3,pch=21,bg="violet")
		points(d3$Location,storagel4,pch=21,bg="gray55")
		points(d3$Location+.1,storagel5,pch=21,bg="lightgreen")
		points(d3$Location-.1,storagel6,pch=21,bg="white")
		axis(1,at=c(-300,-250,-200,-150,-100,-50,0,50,100,150,200,250))
		abline(h=1.30103,lty=2,col="gray55")
			text(-276,1.2,"P = 0.05",pos=3,col="gray35",cex=0.8)
		abline(h=2,lty=2,col="gray55")
			text(-276,1.9,"P = 0.01",pos=3,col="gray35",cex=0.8)
		abline(h=3,lty=2,col="gray55")
			text(-276,2.9,"P = 0.001",pos=3,col="gray35",cex=0.8)
			abline(v=73.5,lty=2,col="red")

		legend("topright",c("Color treatment","Stress treatment","Color*Stress","Breast brightness",
			"Breast*Color","Breast*Stress"),pch=21,
			pt.bg=c("orange","lightblue","violet","gray55","lightgreen","white"),bty="n")

	dev.off()

	## random

		storagep<-rep(NA,104)
		storagep2<-rep(NA,104)
		storagep3<-rep(NA,104)
		storagep4<-rep(NA,104)
		rr<-rep(NA,1000)
		rr2<-rep(NA,1000)
		rr3<-rep(NA,1000)
		rr4<-rep(NA,1000)
		for(k in 1:1000){
				preds<-c(rep("A",18),rep("B",18))
				preds2<-c(rep("A",18),rep("B",18))
				set.seed(109)
				rando<-runif(nrow(d),0,1)
				ord<-as.data.frame(cbind(preds,rando))
				ord<-ord[order(ord$rando),]
				d$rando<-ord$preds
				rando<-runif(nrow(d),0,1)
				ord<-as.data.frame(cbind(preds2,rando))
				ord<-ord[order(ord$rando),]
				d$rando2<-ord$preds2
			for(i in 1:104){
				test<-t.test(subset(d[,i+8],d$rando=="A"),subset(d[,i+8],d$rando=="B"))
				test2<-Anova(lm(d[,i+8]~d$rando*d$rando2),type="III")
				storagep[i]<-test$p.value
				storagep2[i]<-test2["Pr(>F)"][2,1]
				storagep3[i]<-test2["Pr(>F)"][3,1]
				storagep4[i]<-test2["Pr(>F)"][4,1]
			}
				rr[k]<-length(subset(storagep,storagep<0.01))
				rr2[k]<-length(subset(storagep2,storagep2<0.01))
				rr3[k]<-length(subset(storagep3,storagep3<0.01))
				rr4[k]<-length(subset(storagep4,storagep4<0.01))
				print(k)
		}


pdf("Output_rando_treat.pdf",width=9,height=4)
		par(mfrow=c(1,3))
		hist(rr,breaks=seq(0,22,1),yaxs="i",yaxt="n",ylim=c(0,1000),xaxs="i",xlab="Number of CpG with P < 0.01",
			ylab="Percentage of permutations",main="One-Way ANOVA")
		axis(2,at=seq(0,1000,100),labels=c("0%","10%","20%","30%","40%","50%","60%","70%","80%","90%","100%"),las=2)
		points(0,100,pch=21,bg="orange")
		points(2,150,pc=21,bg="lightblue")
		points(0,100,pch=21,bg="gray55")
		abline(v=quantile(rr,0.95),lty=2,col="red")


		hist(c(rr2,rr3),breaks=seq(0,25,1),yaxs="i",yaxt="n",ylim=c(0,2000),xaxs="i",xlab="Number of CpG with P < 0.01",
			ylab="Percentage of permutations",main="Two-Way ANOVA Main Effects")
		axis(2,at=seq(0,2000,200),labels=c("0%","10%","20%","30%","40%","50%","60%","70%","80%","90%","100%"),las=2)
		points(2,200,pch=21,bg="black")
		abline(v=quantile(c(rr2,rr3),0.95),lty=2,col="red")


		hist(rr4,breaks=seq(0,20,1),yaxs="i",yaxt="n",ylim=c(0,1000),xaxs="i",xlab="Number of CpG with P < 0.01",
			ylab="Percentage of permutations",main="Two-Way ANOVA Interaction")
		axis(2,at=seq(0,1000,100),labels=c("0%","10%","20%","30%","40%","50%","60%","70%","80%","90%","100%"),las=2)
		points(1,100,pch=21,bg="violet")
		abline(v=quantile(rr4,.95),lty=2,col="red")
	dev.off()

## random cort

	main.p<-c(storagel1,storagel2,storagel3)
	inter.p<-c(storagel4,storagel5,storagel6)
	cycles<-1000
	main.p05<-rep(NA,cycles)
	main.p01<-rep(NA,cycles)
	main.p001<-rep(NA,cycles)
	inter.p05<-rep(NA,cycles)
	inter.p01<-rep(NA,cycles)
	inter.p001<-rep(NA,cycles)
	storagel1.r<-rep(NA,104)
	storagel2.r<-rep(NA,104)
	storagel3.r<-rep(NA,104)
	storagel4.r<-rep(NA,104)
	storagel5.r<-rep(NA,104)
	storagel6.r<-rep(NA,104)

	set.seed(99)
	for(i in 1:cycles){
		d.rand<-d[,c("base3","stress3","dex3")]
		d.rand$sort<-runif(nrow(d.rand))
		d.rand<-d.rand[order(d.rand$sort),]
		colnames(d.rand)<-c("base3.r","stress3.r","dex3.r","sort")
		d2<-d
		d2<-cbind(d2,d.rand)
		for(k in 1:104){
			test<-summary(lm(d2[,k+8]~d2$base3.r*d2$stress3.r+d2$base3.r*d2$dex3.r+d2$stress3.r*d2$dex3.r))
					storagel1.r[k]<- -log(test$coefficients[2,4],base=10)
					storagel2.r[k]<- -log(test$coefficients[3,4],base=10)
					storagel3.r[k]<- -log(test$coefficients[4,4],base=10)
					storagel4.r[k]<- -log(test$coefficients[5,4],base=10)
					storagel5.r[k]<- -log(test$coefficients[6,4],base=10)
					storagel6.r[k]<- -log(test$coefficients[7,4],base=10)
				}
		main.r<-c(storagel1.r,storagel2.r,storagel3.r)
		inter.r<-c(storagel4.r,storagel5.r,storagel6.r)
		main.p05[i]<-length(subset(main.r,main.r> -log(0.05,base=10)))
		main.p01[i]<-length(subset(main.r,main.r> -log(0.01,base=10)))
		main.p001[i]<-length(subset(main.r,main.r> -log(0.001,base=10)))
		inter.p05[i]<-length(subset(inter.r,inter.r> -log(0.05,base=10)))
		inter.p01[i]<-length(subset(inter.r,inter.r> -log(0.01,base=10)))
		inter.p001[i]<-length(subset(inter.r,inter.r> -log(0.001,base=10)))
		print(paste(i," of ",cycles,sep=""))
		}


		main.obs.05<-length(subset(main.p,main.p<0.05))
		main.obs.01<-length(subset(main.p,main.p<0.01))
		main.obs.001<-length(subset(main.p,main.p<0.001))
		inter.obs.05<-length(subset(inter.p,inter.p<0.05))
		inter.obs.01<-length(subset(inter.p,inter.p<0.01))
		inter.obs.001<-length(subset(inter.p,inter.p<0.001))


		text.y<-650

pdf("Output_rando_cort.pdf",height=8,width=9)
		par(mfrow=c(2,3))
		hist(main.p05,xlab="P<0.05",ylab="",main="Main effects",ylim=c(0,700))
		abline(v=main.obs.05,lty=2,col="red")
		p1<-round((length(subset(main.p05,main.p05>main.obs.05))+.000001)/cycles,3)
		text(main.obs.05,text.y,paste("P = ",p1,sep=""))

		hist(main.p01,xlab="P<0.01",ylab="",main="Main effects",ylim=c(0,700))
		abline(v=main.obs.01,lty=2,col="red")
		p2<-round((length(subset(main.p01,main.p01>main.obs.01))+.000001)/cycles,3)
		text(main.obs.01,text.y,paste("P = ",p2,sep=""))

		hist(main.p001,xlab="P<0.001",ylab="",main="Main effects",ylim=c(0,700))
		abline(v=main.obs.001,lty=2,col="red")
		p3<-round((length(subset(main.p001,main.p001>main.obs.001))+.000001)/cycles,3)
		text(main.obs.001,text.y,paste("P = ",p3,sep=""))

		hist(inter.p05,xlab="P<0.05",ylab="",main="Interaction effects",ylim=c(0,700))
		abline(v=inter.obs.05,lty=2,col="red")
		p4<-round((length(subset(inter.p05,inter.p05>inter.obs.05))+.000001)/cycles,3)
		text(inter.obs.05,text.y,paste("P = ",p4,sep=""))

		hist(inter.p01,xlab="P<0.01",ylab="",main="Interaction effects",ylim=c(0,700))
		abline(v=inter.obs.01,lty=2,col="red")
		p5<-round((length(subset(inter.p01,inter.p01>inter.obs.01))+.000001)/cycles,3)
		text(inter.obs.01,text.y,paste("P = ",p5,sep=""))

		hist(inter.p001,xlab="P<0.001",ylab="",main="Interaction effects",ylim=c(0,700))
		abline(v=inter.obs.001,lty=2,col="red")
		p6<-round((length(subset(inter.p001,inter.p001>inter.obs.001))+.000001)/cycles,3)
		text(inter.obs.001,text.y,paste("P = ",p6,sep=""))
dev.off()
